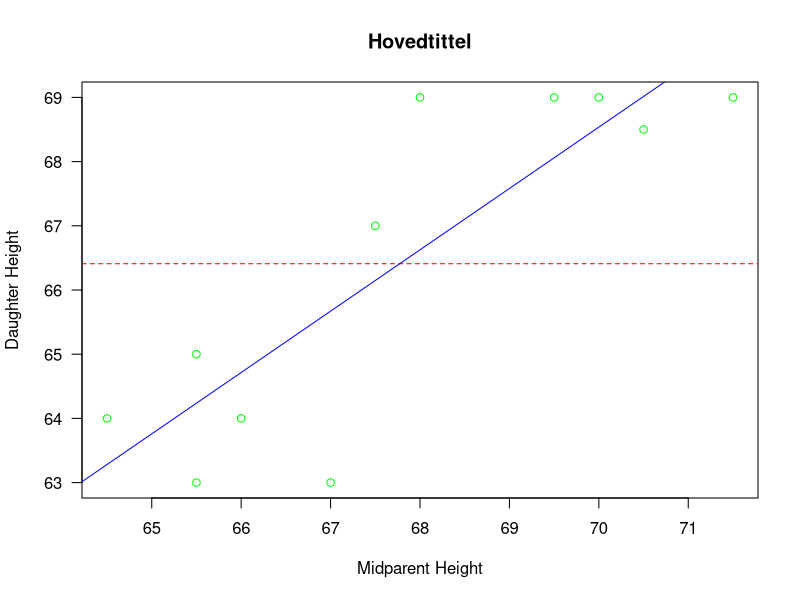

This figure's R source:
## ---- chunk 1
knitr::opts_chunk$set(echo = TRUE)
## ---- chunk 2

Midparent <- c(66.0, 65.5, 71.5, 68.0, 70.0, 65.5, 67.0, 70.5, 69.5, 64.5, 67.5)
Daughter <- c(64.0, 63.0, 69.0, 69.0, 69.0, 65.0, 63.0, 68.5, 69.0, 64.0, 67.0)

df <- data.frame(Midparent, Daughter)

mean_daughter <- mean(Daughter)
reg1 <- lm(formula = Daughter~Midparent)


plot(x = Midparent, y = Daughter, type = "p", las = 1,
main = "Hovedtittel", xlab = "Midparent Height", ylab = "Daughter Height", col = "green")



abline(h = mean_daughter, col = "red", lty =2)
abline(reg1, col = "blue")


